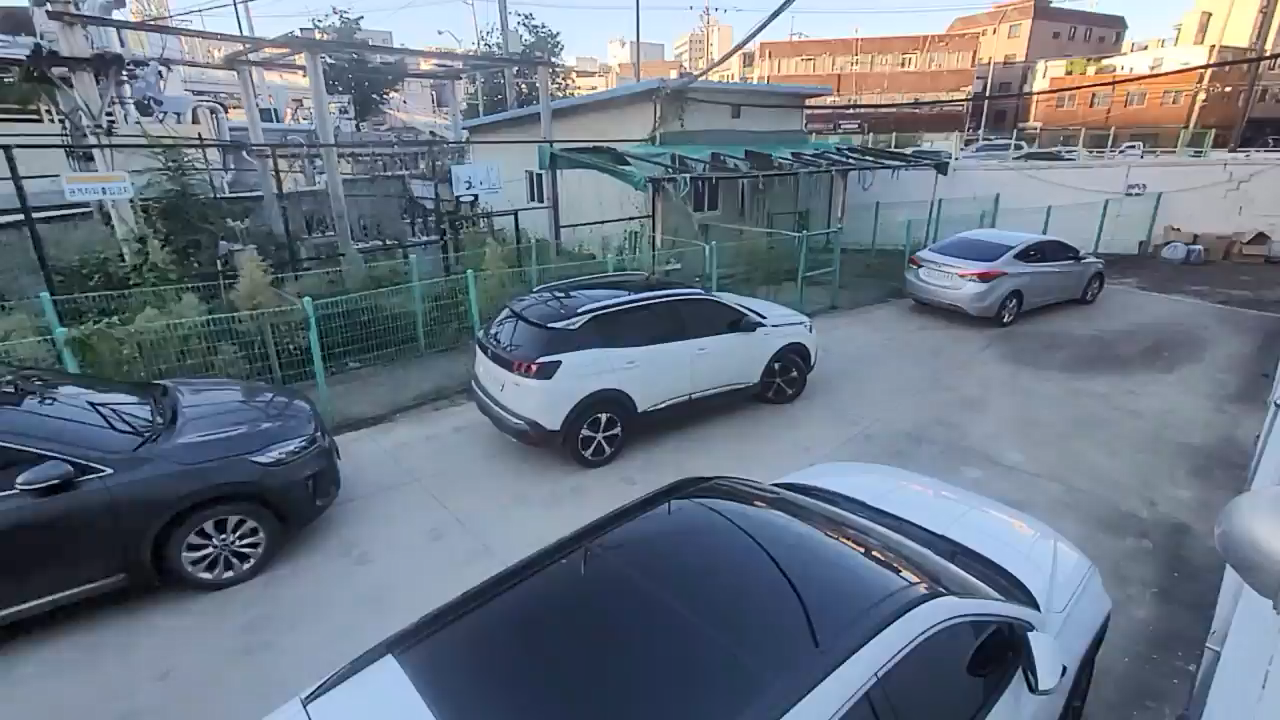
#> input picture data/picture/map_hackathon_5.png, 1280 x 720 px, found by its file name
$ python perspective_to_top.py
#> lines starting #> are read from the running program, lines starting #| are printed output that depends on the picture
import cv2
import numpy as np
img_path = 'C:/Users/ak803/Desktop/hackathon/data/picture/map_hackathon_5.png'
save = False #True면 저장

img = cv2.imread(img_path)
#> img is the input picture: shape (720, 1280, 3); mean B, G, R 131.4, 117.7, 106.2

pts = np.array([[0, 510], [1036, 264], [1198, 719],
                [1280, 317]], dtype=np.float32)
ipm_pts = np.array([[100, 100], [1080, 100], [100, 620],
                    [1080, 620]], dtype=np.float32)

ipm_matrix = cv2.getPerspectiveTransform(pts, ipm_pts)
print(ipm_matrix)
a = np.array([567, 313, 1])
ipm_matrix = np.array(ipm_matrix)
at = np.matmul(ipm_matrix, a)
new_x = at[0]/at[2]
new_y = at[1]/at[2]

ipm = cv2.warpPerspective(img, ipm_matrix, img.shape[:2][::-1])
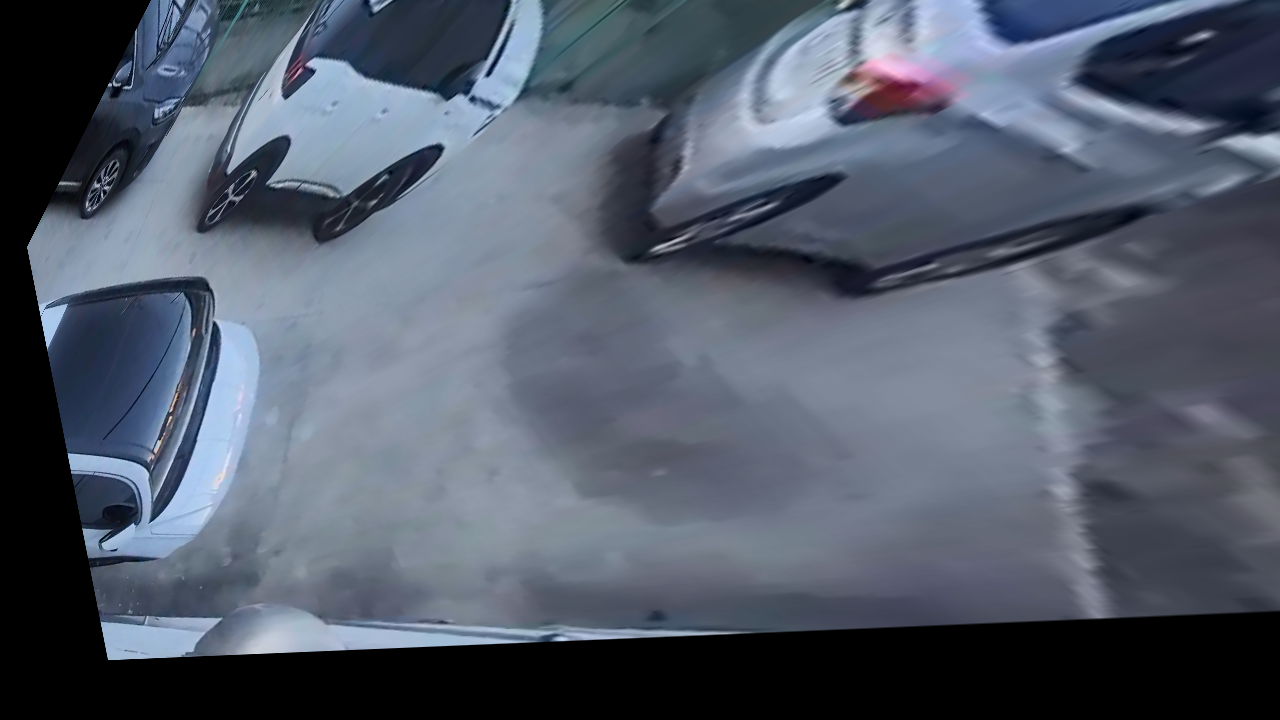
#> ipm: shape (720, 1280, 3); mean B, G, R 105.8, 91.2, 82.7

cv2.imshow('img', img)
cv2.imshow('ipm', ipm)
if save:
    cv2.imwrite('topview_hackathon.png', ipm)
cv2.waitKey()

$ run again, with data/picture/map_hackathon_1.png copied over data/picture/map_hackathon_5.png
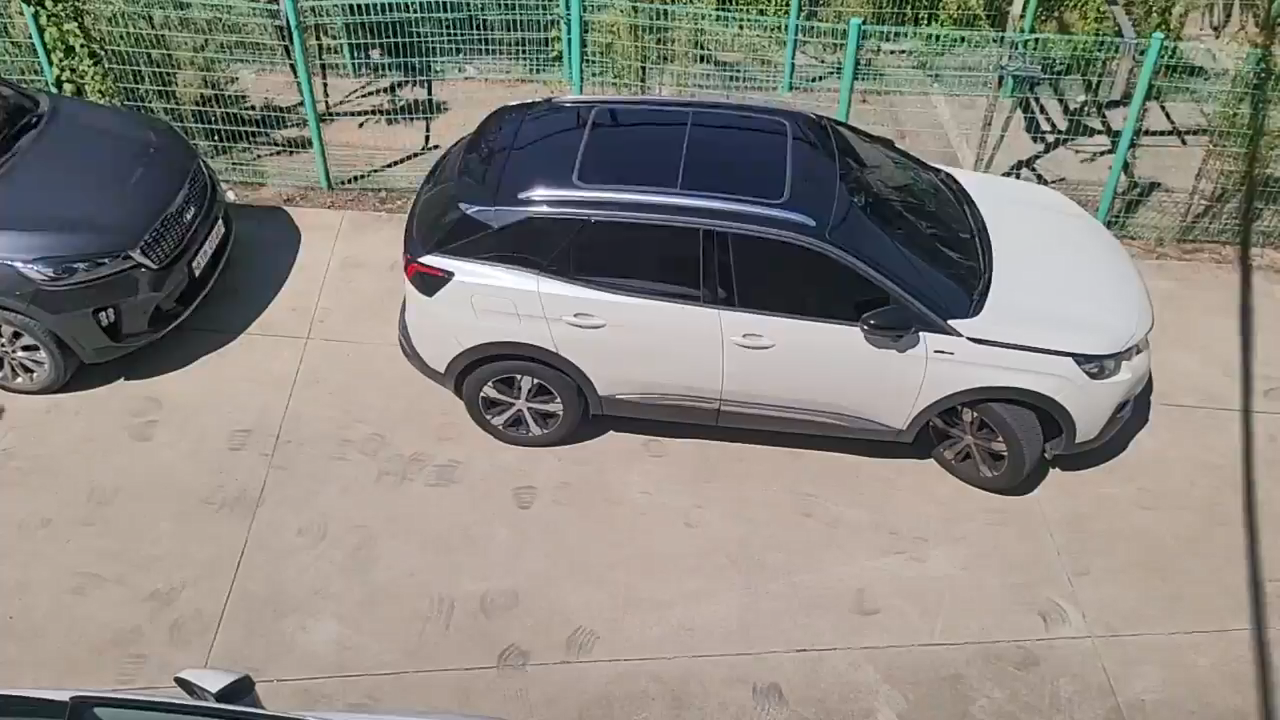
#> input picture data/picture/map_hackathon_1.png, 1280 x 720 px, found by its file name
#> img is the input picture: shape (720, 1280, 3); mean B, G, R 127.1, 134.1, 137.2
#> `ipm = cv2.warpPerspective(img, ipm_matrix, img.shape[:2][::-1])`:
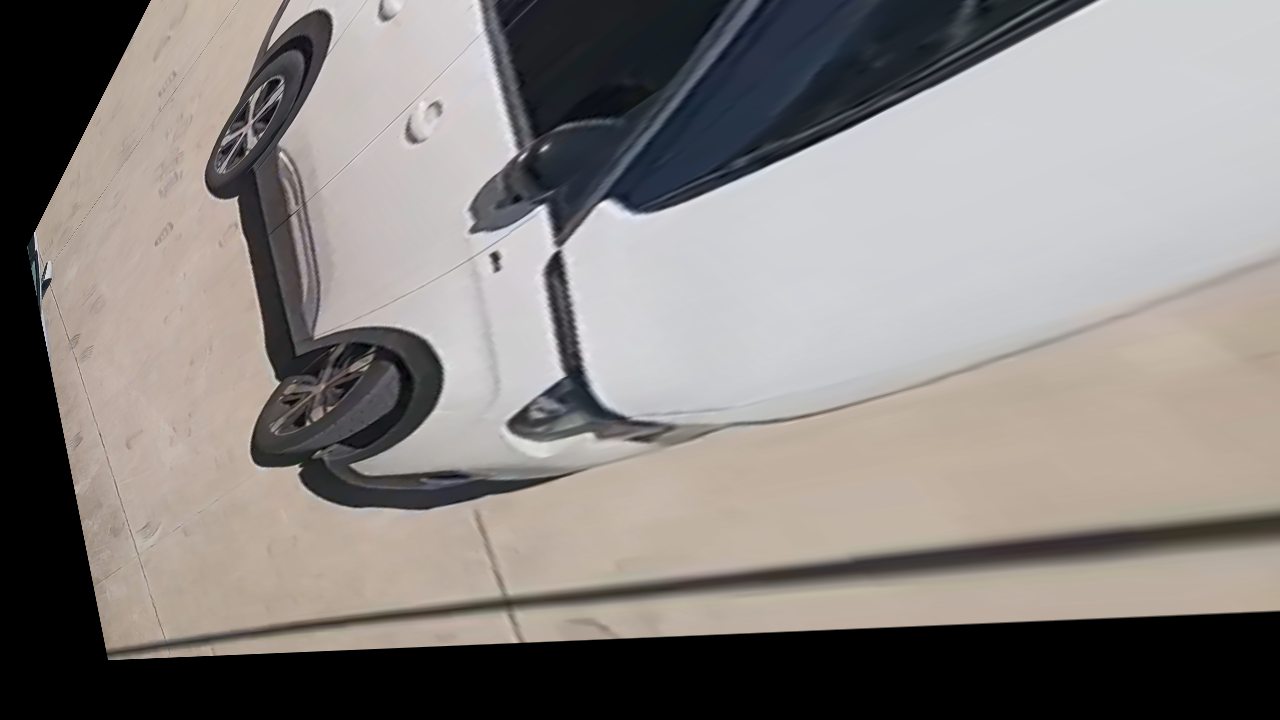
#> ipm: shape (720, 1280, 3); mean B, G, R 128.3, 131.1, 135.9

$ run again, with data/picture/map_hackathon_2.png copied over data/picture/map_hackathon_5.png
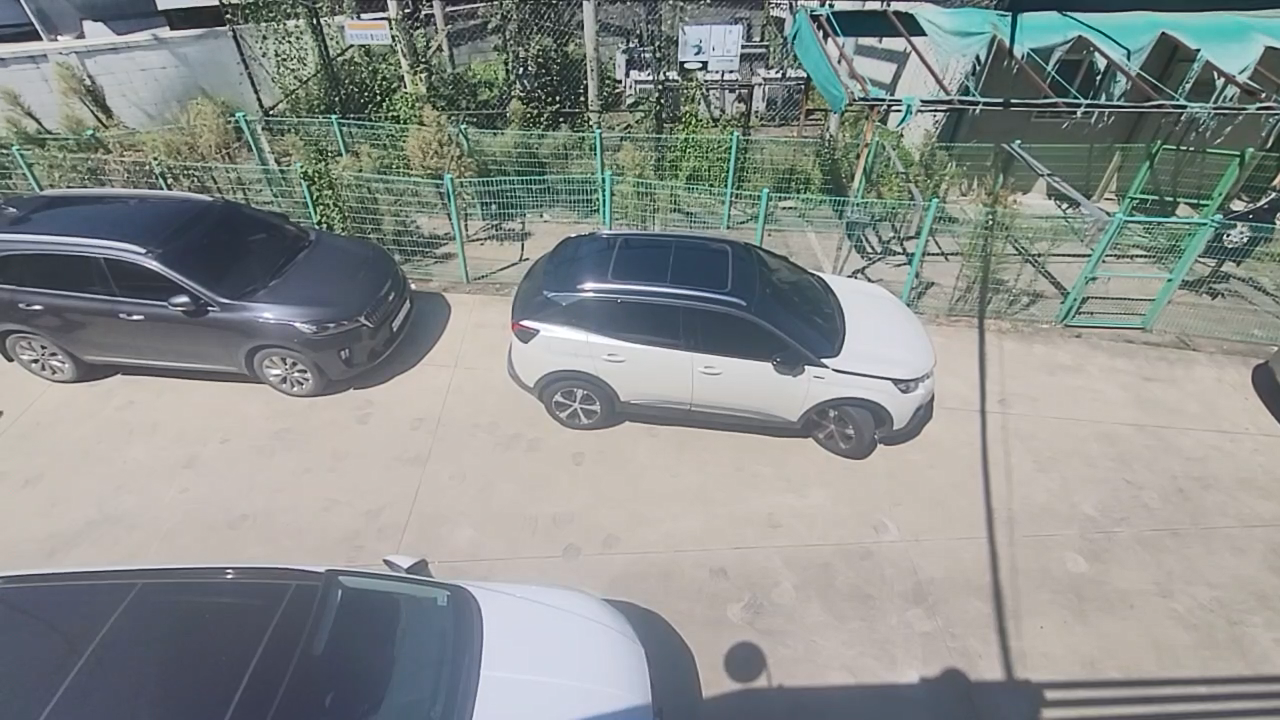
#> input picture data/picture/map_hackathon_2.png, 1280 x 720 px, found by its file name
#> img is the input picture: shape (720, 1280, 3); mean B, G, R 140.4, 143, 138.4
#> `ipm = cv2.warpPerspective(img, ipm_matrix, img.shape[:2][::-1])`:
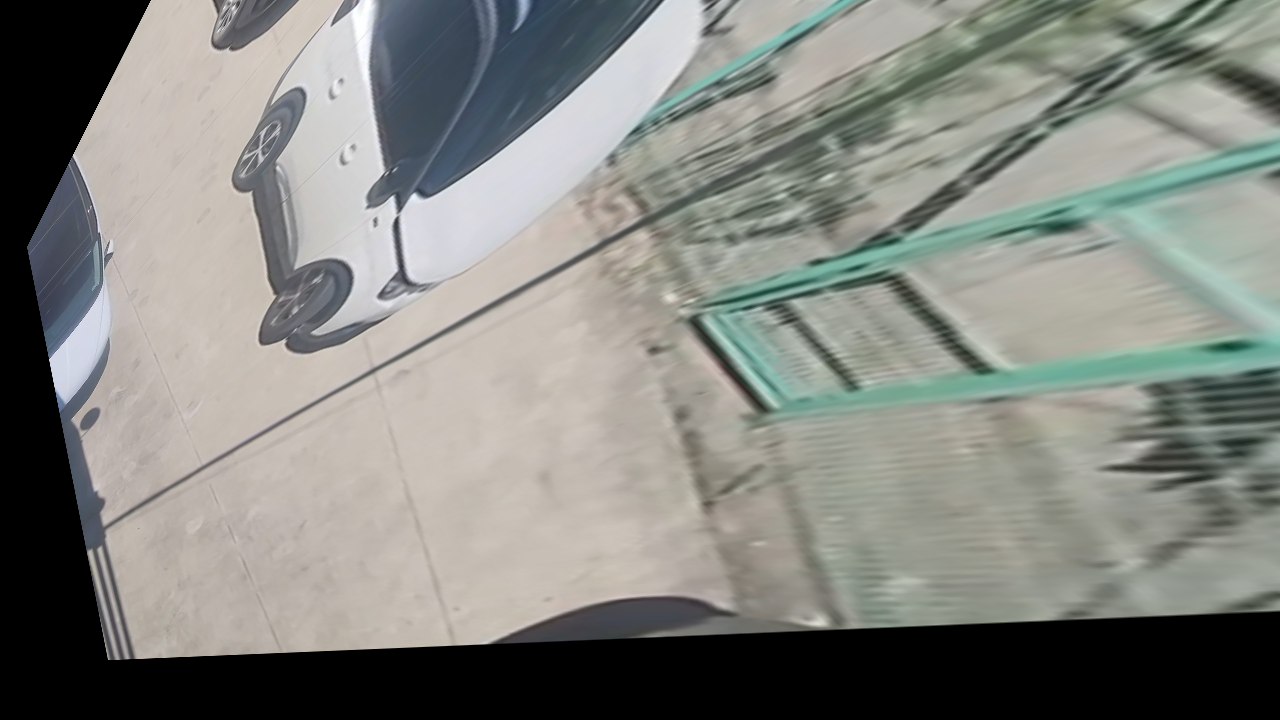
#> ipm: shape (720, 1280, 3); mean B, G, R 127.8, 133.4, 131.8

$ run again, with data/picture/map.png copied over data/picture/map_hackathon_5.png
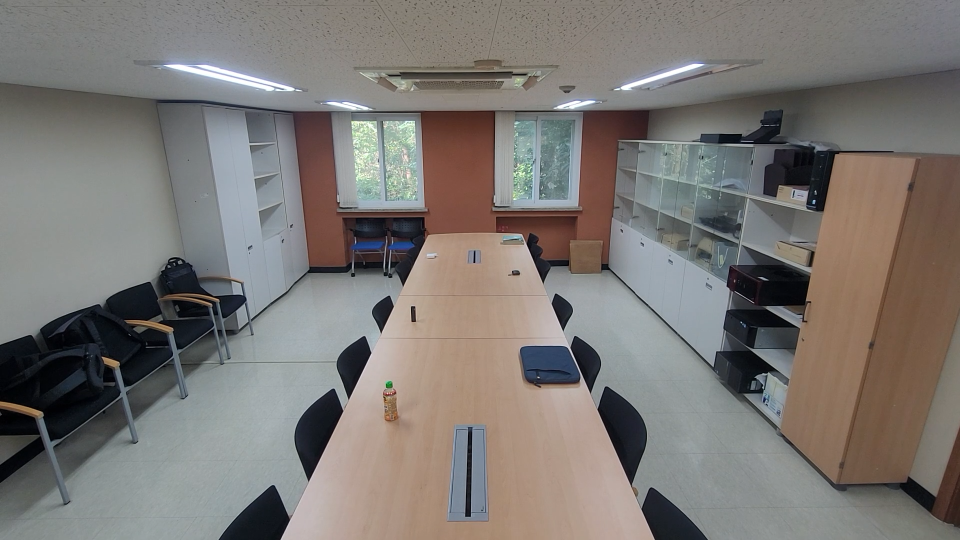
#> input picture data/picture/map.png, 1920 x 1080 px, found by its file name (shown at 1/2 size)
#> img is the input picture: shape (1080, 1920, 3); mean B, G, R 115.6, 119.3, 123.7
#> `ipm = cv2.warpPerspective(img, ipm_matrix, img.shape[:2][::-1])`:
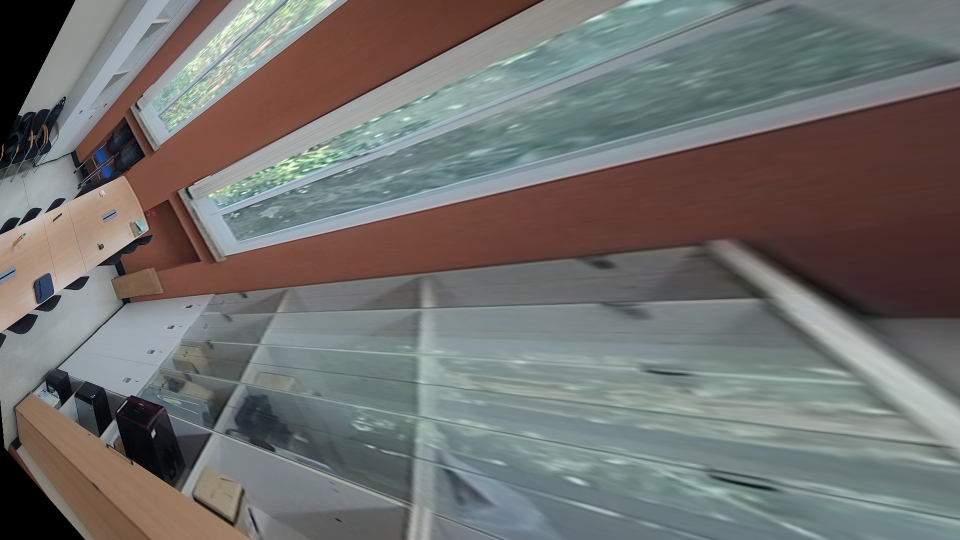
#> ipm: shape (1080, 1920, 3) (shown at 1/2 size); mean B, G, R 110.2, 112.5, 113.3
